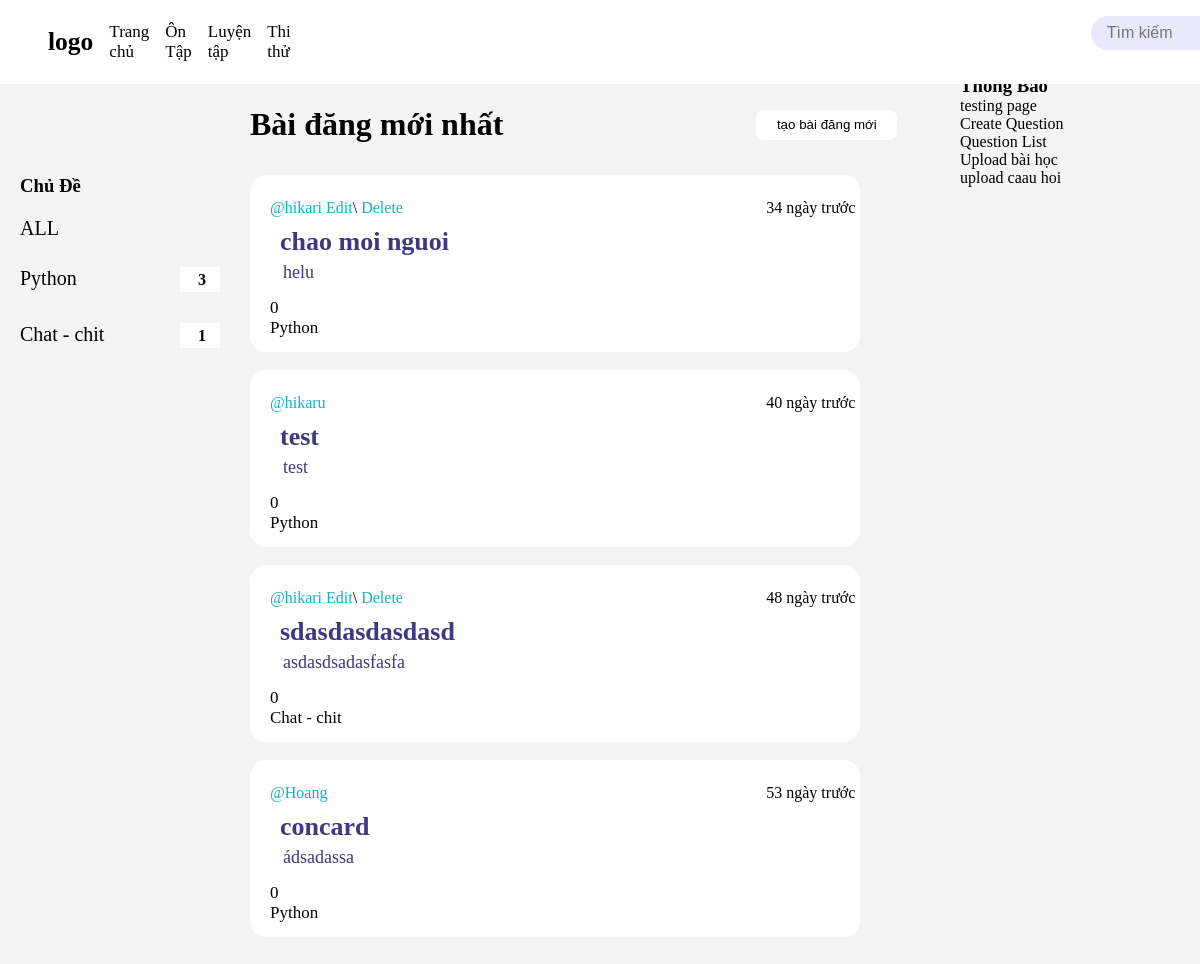
Page / (signed in) on the earlier database version.
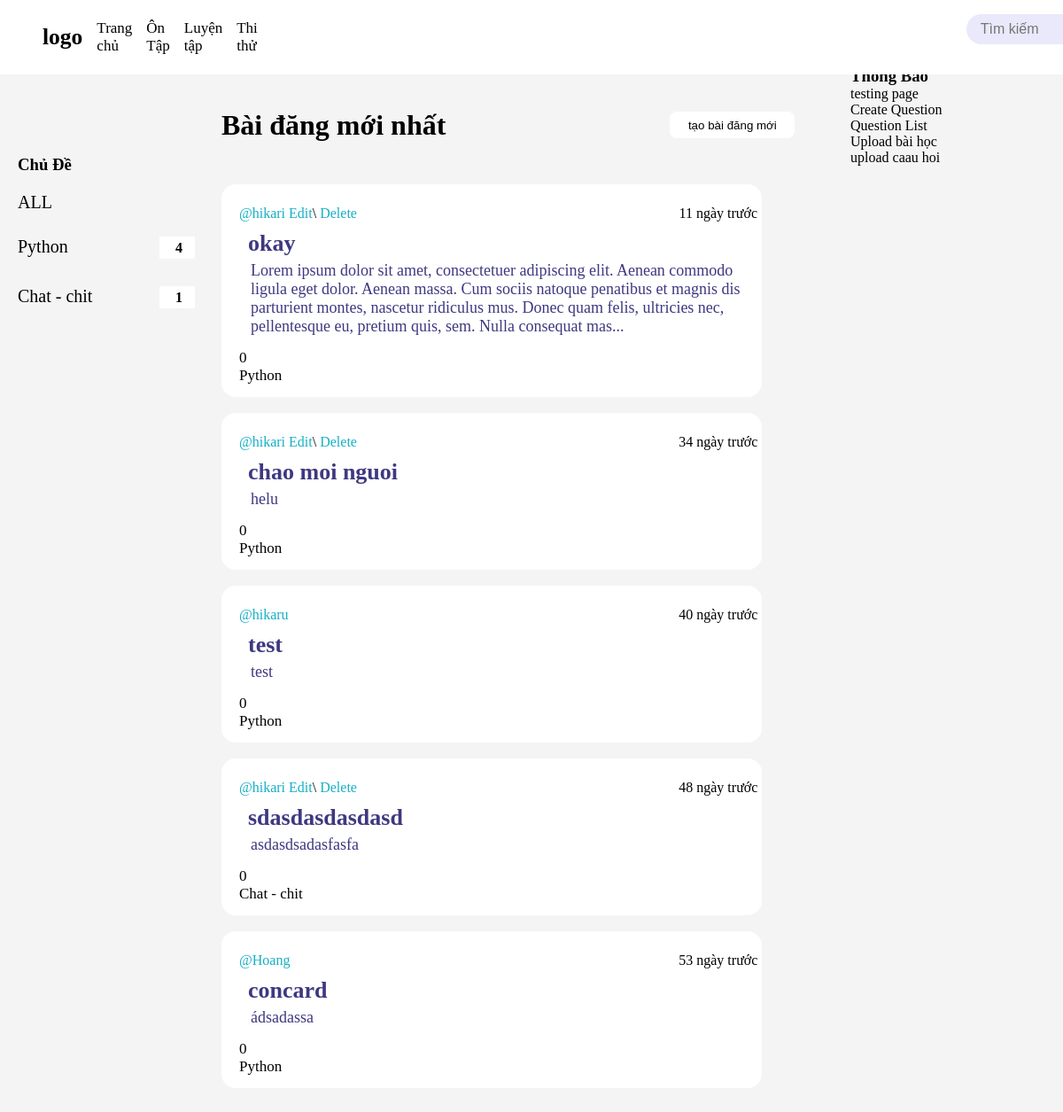
Same page on the later database version.
### base/models.py (models this page shows, shortened)
class Topic(models.Model):
    name = models.CharField(max_length=200)
    description = models.TextField(null = True, blank = True)
    def room_count(self):
        return self.room_set.count()

class Room(models.Model):
    host = models.ForeignKey(User, on_delete=models.SET_NULL, null = True)
    topic = models.ForeignKey(Topic, on_delete=models.SET_NULL, null = True)
    name= models.CharField(max_length=200)
    description = models.TextField(null = True, blank = True)
    updated = models.DateTimeField(auto_now=True)
    created = models.DateTimeField(auto_now_add=True)
    class Meta:
        ordering = ["-updated", "-created"]

### base/views.py (the view)
# urls.py: path('', views.home , name="home"),
def home(request):
    q = request.GET.get('q') if request.GET.get('q') != None else ''
    rooms = Room.objects.filter(
        Q(topic__name__icontains = q) |
        Q(name__icontains=q) |
        Q(description__icontains=q)
        )
    topics = Topic.objects.all()
    context = {'rooms': rooms , 'topics':topics,}
    return render(request, 'base/home.html', context)

### study/templatetags/custom_filter.py (called while the page is built)
@register.filter
def days_since(value):
    if not value:
        return ""
    now = timezone.now()
    delta = now - value
    days = delta.days
    if days == 0:
        return "Hôm nay"
    elif days == 1:
        return "1 ngày trước"
    else:
        return f"{days} ngày trước"

### base/templates/base/home.html
{% extends 'main.html' %}
{% block content %}
{% load static %}
{% if request.session.theme == 'dark' %}
<link rel="stylesheet" href="{% static 'styles/dark.css' %}">
{% else %}
<link rel="stylesheet" href="{% static 'styles/light.css' %}">
{% endif %}
<div class="home-container">
    <div class ="left_bar" >
        {% include 'base/topic_bar.html' %}
    </div>
    <div class="room_display">
        <div class="home_head_page">
            <h1>Bài đăng mới nhất</h1>
            <div class="room_create">
                <a href="{%url 'create-room'%}"><button>tạo bài đăng mới</button></a>
            </div>
        </div>
        <div>
        {%include 'base/feed_composnent.html'%}
        </div>
    </div>
    <div class="right_bar">
        {%include 'base/notification_bar.html'%}
    </div>
</div>
{% endblock content %}

### base/templates/base/topic_bar.html (shortened to what this page needs)
{%block content%}
{% load static %}
{% if request.session.theme == 'dark' %}
<link rel="stylesheet" href="{% static 'styles/dark.css' %}">
{% else %}
<link rel="stylesheet" href="{% static 'styles/light.css' %}">
{% endif %}
<div class="topic_wraper">
    <h3>Chủ Đề</h3>
    <div class="topic_all">
        <a href="{%url 'home'%}">ALL</a>
    </div>
    <div class="topic_display">
        {%for topic in topics%}
            <div class="topic_name">
                <a href="{%url 'home'%}?q={{topic.name}}">{{topic.name}}</a>
                <div class="topic_rc">
                    <p>{{topic.room_count}}</p>
                </div>
            </div>
            <br>
        {%endfor%}
    </div>
</div>
{%endblock%}

### base/templates/base/feed_composnent.html (shortened to what this page needs)
{% load static %}
{% load custom_filter %}
{% if request.session.theme == 'dark' %}
<link rel="stylesheet" href="{% static 'styles/dark.css' %}">
{% else %}
<link rel="stylesheet" href="{% static 'styles/light.css' %}">
{% endif %}
<div class="room">
    {%for room in rooms%}
        <div class = "post">
            <div class = "top_section">
                <div class = "post_edit">
                    <a href="{%url 'profile' room.host.id %}">@{{room.host.username}} </a>
                    {%if request.user == room.host%}
                    <a href="{% url 'update-room' room.id %}">Edit</a>\
                    <a href="{% url 'delete-room' room.id %}">Delete</a>
                    {%endif%}
                </div>
                <p>{{ room.created|days_since }}</p>
            </div>
            <div class="middle_section">
                <a href="{% url 'room' room.id %} ">
                    <h3> {{room.name}}</h3>
                    {% if room.description|length > 280 %}
                    <p id="short-description">{{ room.description|slice:":280" }}...</p>
                    {% else %}
                        <p>{{ room.description }}</p>
                    {% endif %}
                </a>
            </div>
            <div class="bottom_section">
                {%if comment_count != 0%}
                <p>0</p>
                {%else%}
                <p>{{comment_count}}</p>
                {%endif%}
                <p>{{room.topic.name}}</p>
            </div>
        </div>
        <br>
    {%endfor%}
</div>

Differences in the rows shown:
computed for Topic "Python": room_count "3" → "4"
added Room: host.username "hikari", shows "Edit", created|days_since "11 ngày trước", name "okay", description "Lorem ipsum dolor sit amet, consectetuer adipiscing elit. Aenean commodo ligula eget dolor. Aenean massa. Cum sociis natoque penatibus et magnis dis parturient montes, nascetur ridiculus mus. Donec quam felis, ultricies nec, pellentesque eu, pretium quis, sem. Nulla consequat mas", topic.name "Python"
